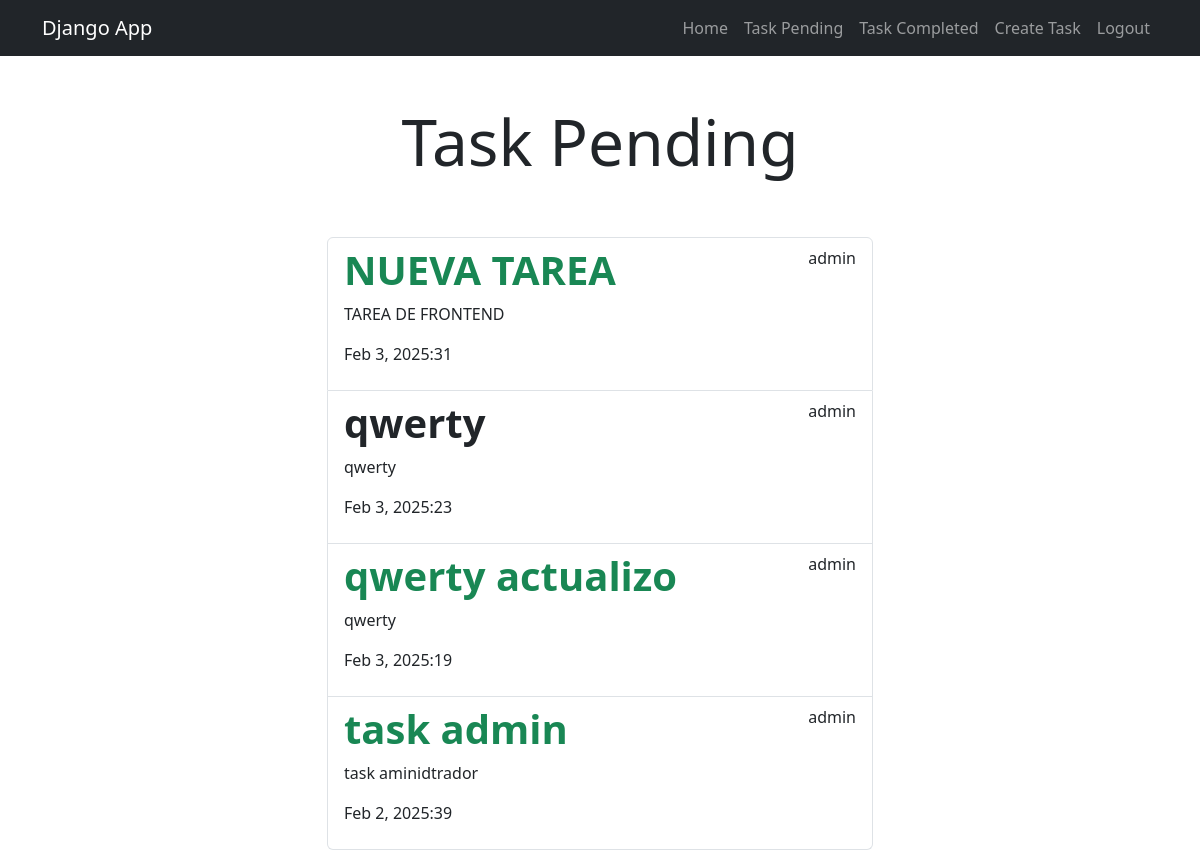
Screenshot of /tasks_completed/ (signed in) with the database file from the repository.
### tasks/models.py (models this page shows, shortened)
class Task(models.Model):
    title = models.CharField(max_length=200)
    description = models.TextField(blank=True)
    created = models.DateTimeField(auto_now_add=True)
    datecompleted = models.DateTimeField(null=True, blank=True)
    important = models.BooleanField(default=False)
    user = models.ForeignKey(User, on_delete=models.CASCADE)

### tasks/views.py (the view)
# urls.py: path('tasks_completed/', views.tasks_completed, name='tasks_completed'),
@login_required
def tasks_completed(request):
    tasks = Task.objects.filter(user=request.user, datecompleted__isnull=False).order_by('-datecompleted')
    return render(request, 'tasks.html', {'tasks': tasks})

### tasks/templates/tasks.html
{% extends 'base.html' %} {% block content %}
<main class="container">
  <div class="row">
    <div class="col-md-6 offset-md-3">
      <h1 class="text-center display-3 py-5">Task Pending</h1>
      <ul class="list-group">
        {% for task in tasks %}
        <a class="list-group-item" href="{% url 'task_detail' task.id %}">
          <header class="d-flex justify-content-between">
            {% if task.important %}
            <h1 class="fw-bold text-success">{{task.title}}</h1>
            {% else %}
            <h1 class="fw-bold">{{task.title}}</h1>
            {% endif %}
            <p>{{task.user.username}}</p>
          </header>
          <p>{{task.description}}</p>
          <p>{{task.datecompleted|date:"M j, Y:i"}}</p>
        </a>
        {% endfor %}
      </ul>
    </div>
  </div>
</main>
{% endblock %}

### rows the page displays
Task: title "NUEVA TAREA", user.username "admin", description "TAREA DE FRONTEND", datecompleted "Feb 3, 2025:31"
Task: title "qwerty", user.username "admin", description "qwerty", datecompleted "Feb 3, 2025:23"
Task: title "qwerty actualizo", user.username "admin", description "qwerty", datecompleted "Feb 3, 2025:19"
Task: title "task admin", user.username "admin", description "task aminidtrador", datecompleted "Feb 2, 2025:39"
